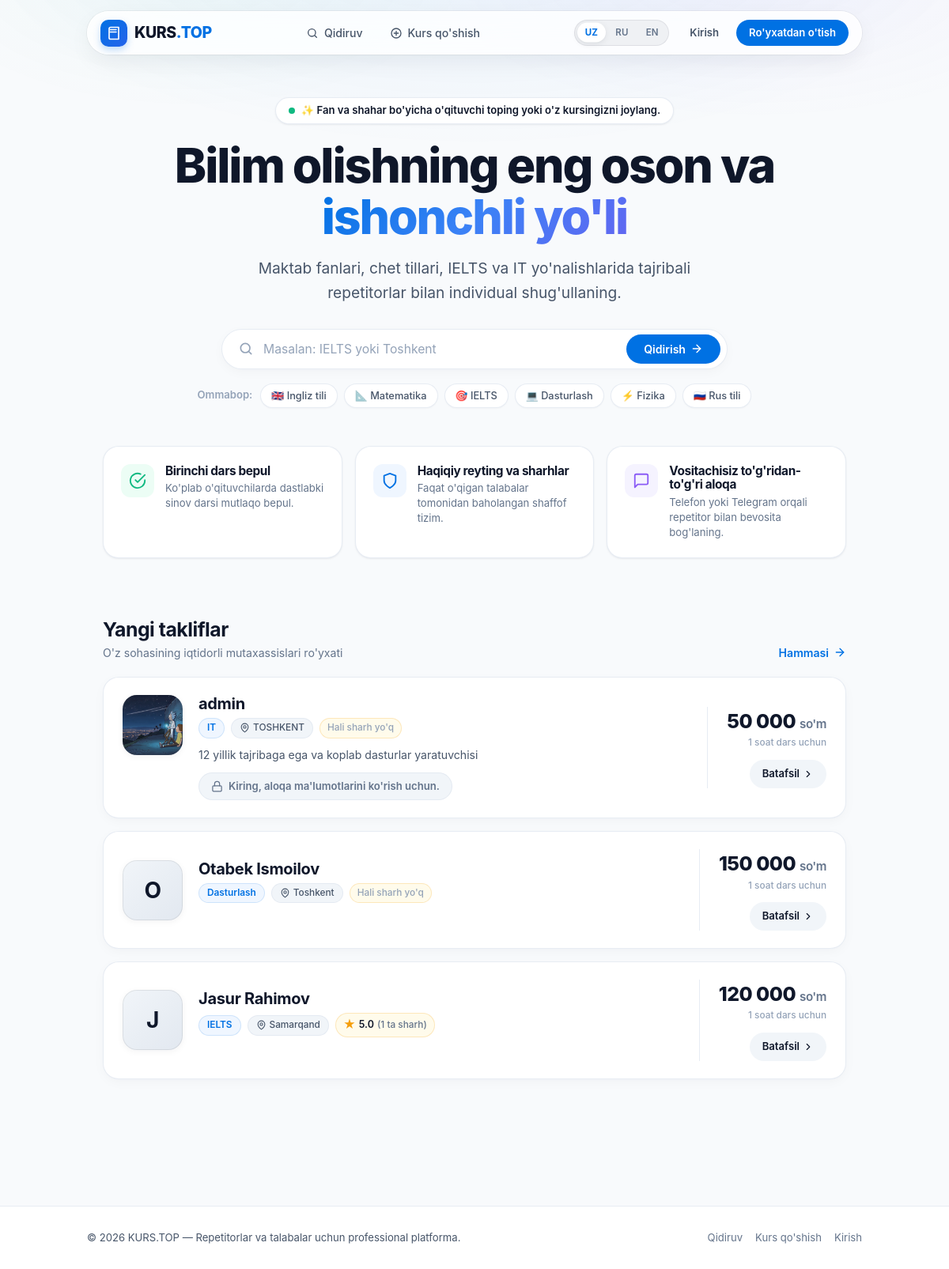
The app's page /, older data.
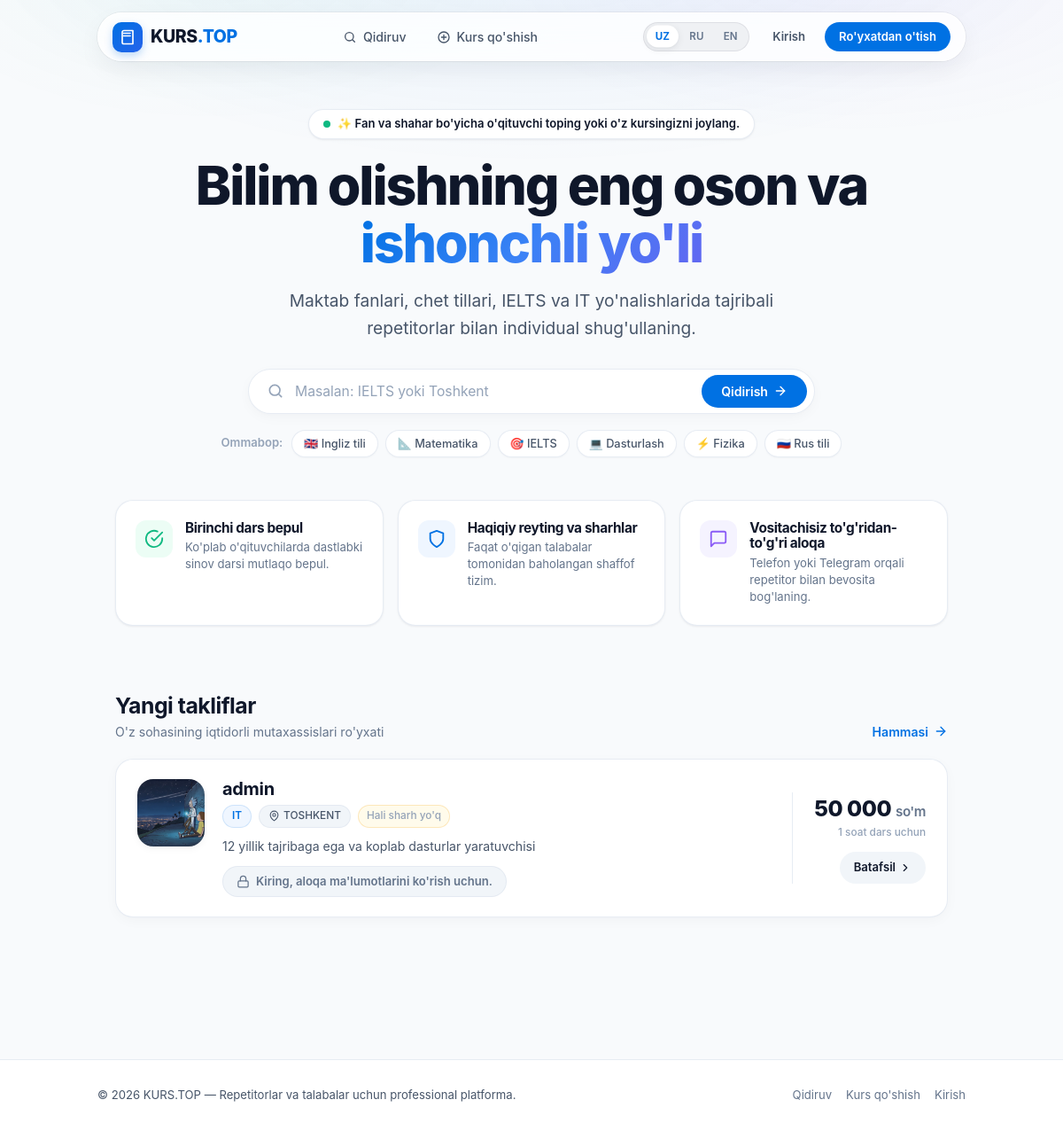
The same page, newer data.
### tables this page shows
CREATE TABLE tutors (
            id INTEGER PRIMARY KEY AUTOINCREMENT,
            ism TEXT NOT NULL,
            fan TEXT NOT NULL,
            shahar TEXT NOT NULL,
            narx INTEGER NOT NULL
        , user_id INTEGER, telefon TEXT, tavsif TEXT, rasm TEXT, telegram TEXT, bepul_dars INTEGER DEFAULT 0, korishlar INTEGER DEFAULT 0);

### app.py (the view)
@app.route("/")
def bosh():
    con = db()
    tutors = con.execute(REYTING_SQL + " ORDER BY t.id DESC LIMIT 3").fetchall()
    con.close()
    return render_template("bosh.html", tutors=tutors)

### app.py (called while the page is built)
@app.before_request
def har_bir_sorov_boshi():
    if not request.path.startswith("/static/"):
        if os.environ.get("VERCEL"):
            sync_db_from_blob()

def joriy_til():
    til_kodi = session.get("lang")
    return til_kodi if til_kodi in ("ru", "en") else "uz"

def tr(key, **kw):
    juft = TR.get(key)
    if juft is None:
        return key
    matn = juft[TILLAR.index(joriy_til())]
    return matn.format(**kw) if kw else matn

def db():
    con = sqlite3.connect(DB)
    con.row_factory = sqlite3.Row
    return con

def csrf_token():
    if "csrf" not in session:
        session["csrf"] = secrets.token_hex(16)
    return session["csrf"]

def is_admin():
    return session.get("login") in ADMINLAR

@app.before_request
def csrf_himoya():
    if request.method == "POST" and not csrf_ok():
        return tr("csrf_xato"), 400

@app.context_processor
def umumiy():
    return dict(
        user=session.get("user_ism"),
        user_id=session.get("user_id"),
        admin=is_admin(),
        csrf=csrf_token(),
        tr=tr,
        lang=joriy_til(),
        static_version=STATIC_VERSION,
    )

### templates/bosh.html (shortened to what this page needs)
{% extends "base.html" %}
{% block content %}
<section class="hero-section">
  <div class="hero-content">
    <div class="hero-badge">
      <span class="badge-pulse"></span>
      <span class="badge-text">✨ {{ tr('bosh_p') }}</span>
    </div>
    <h1 class="hero-title">
      Bilim olishning eng oson va <span class="gradient-text">ishonchli yo'li</span>
    </h1>
    <p class="hero-subtitle">
      Maktab fanlari, chet tillari, IELTS va IT yo'nalishlarida tajribali repetitorlar bilan individual shug'ullaning.
    </p>
    <form class="hero-search-box" action="/qidiruv" method="get">
      <div class="search-input-group">
        <svg class="search-svg" viewBox="0 0 24 24" fill="none" stroke="currentColor" stroke-width="2" stroke-linecap="round" stroke-linejoin="round">
          <circle cx="11" cy="11" r="7"/><path d="m20 20-3.5-3.5"/>
        </svg>
        <input type="text" name="q" placeholder="{{ tr('qid_ph') }}" autocomplete="off">
      </div>
      <button type="submit" class="hero-search-btn">
        <span>{{ tr('qidirish') }}</span>
        <svg viewBox="0 0 24 24" fill="none" stroke="currentColor" stroke-width="2" stroke-linecap="round" stroke-linejoin="round"><path d="M5 12h14"/><path d="m12 5 7 7-7 7"/></svg>
      </button>
    </form>
    <div class="quick-category-chips">
      <span class="chips-label">Ommabop:</span>
      <a href="/qidiruv?q=Ingliz+tili" class="chip">🇬🇧 Ingliz tili</a>
      <a href="/qidiruv?q=Matematika" class="chip">📐 Matematika</a>
      <a href="/qidiruv?q=IELTS" class="chip">🎯 IELTS</a>
      <a href="/qidiruv?q=Dasturlash" class="chip">💻 Dasturlash</a>
      <a href="/qidiruv?q=Fizika" class="chip">⚡ Fizika</a>
      <a href="/qidiruv?q=Rus+tili" class="chip">🇷🇺 Rus tili</a>
    </div>
  </div>
  <div class="hero-features-grid">
    <div class="feature-card">
      <div class="feature-icon icon-emerald">
        <svg viewBox="0 0 24 24" fill="none" stroke="currentColor" stroke-width="2" stroke-linecap="round" stroke-linejoin="round"><path d="M22 11.08V12a10 10 0 1 1-5.93-9.14"/><polyline points="22 4 12 14.01 9 11.01"/></svg>
      </div>
      <div class="feature-text">
        <h3>{{ tr('bepul_dars') }}</h3>
        <p>Ko'plab o'qituvchilarda dastlabki sinov darsi mutlaqo bepul.</p>
      </div>
    </div>
    <div class="feature-card">
      <div class="feature-icon icon-blue">
        <svg viewBox="0 0 24 24" fill="none" stroke="currentColor" stroke-width="2" stroke-linecap="round" stroke-linejoin="round"><path d="M12 22s8-4 8-10V5l-8-3-8 3v7c0 6 8 10 8 10z"/></svg>
      </div>
      <div class="feature-text">
        <h3>Haqiqiy reyting va sharhlar</h3>
        <p>Faqat o'qigan talabalar tomonidan baholangan shaffof tizim.</p>
      </div>
    </div>
    <div class="feature-card">
      <div class="feature-icon icon-purple">
        <svg viewBox="0 0 24 24" fill="none" stroke="currentColor" stroke-width="2" stroke-linecap="round" stroke-linejoin="round"><path d="M21 15a2 2 0 0 1-2 2H7l-4 4V5a2 2 0 0 1 2-2h14a2 2 0 0 1 2 2z"/></svg>
      </div>
      <div class="feature-text">
        <h3>Vositachisiz to'g'ridan-to'g'ri aloqa</h3>
        <p>Telefon yoki Telegram orqali repetitor bilan bevosita bog'laning.</p>
      </div>
    </div>
  </div>
</section>
<section class="tutors-section">
  <div class="section-header">
    <div>
      <h2 class="section-title">{{ tr('yangi_takliflar') }}</h2>
      <p class="section-sub">O'z sohasining iqtidorli mutaxassislari ro'yxati</p>
    </div>
    <a href="/qidiruv" class="link-arrow">
      <span>{{ tr('hammasi') }}</span>
      <svg viewBox="0 0 24 24" fill="none" stroke="currentColor" stroke-width="2" stroke-linecap="round" stroke-linejoin="round"><path d="M5 12h14"/><path d="m12 5 7 7-7 7"/></svg>
    </a>
  </div>
  <div class="cards-stack">
    {% for t in tutors %}
      {% include "karta.html" %}
    {% endfor %}
  </div>
</section>
{% endblock %}

### templates/karta.html (shortened to what this page needs)
<article class="apple-card">
  <div class="card-main">
    <a href="/repetitor/{{ t.id }}" class="avatar-wrap" aria-label="{{ t.ism }}">
      {% if t.rasm %}
        <img class="avatar-img" src="/static/uploads/{{ t.rasm }}" alt="{{ t.ism }}" loading="lazy">
      {% else %}
        <div class="avatar-fallback">{{ t.ism[:1]|upper }}</div>
      {% endif %}
    </a>
    <div class="card-body">
      <div class="card-header-line">
        <h3 class="tutor-name">
          <a href="/repetitor/{{ t.id }}">{{ t.ism }}</a>
        </h3>
      </div>
      <div class="badges-row">
        <span class="badge-subject">{{ t.fan }}</span>
        <span class="badge-city">
          <svg viewBox="0 0 24 24" fill="none" stroke="currentColor" stroke-width="2" stroke-linecap="round" stroke-linejoin="round"><path d="M20 10c0 6-8 12-8 12s-8-6-8-12a8 8 0 0 1 16 0Z"/><circle cx="12" cy="10" r="3"/></svg>
          {{ t.shahar }}
        </span>
        <div class="rating-badge">
          {% if t.sharh_soni %}
            <span class="star-icon">★</span>
            <span class="rating-val">{{ t.reyting }}</span>
            <span class="rating-count">({{ tr('sharh_n', n=t.sharh_soni) }})</span>
          {% else %}
            <span class="no-rating">{{ tr('hali_sharh_yoq') }}</span>
          {% endif %}
        </div>
      </div>
      {% if t.tavsif %}
        <p class="tutor-bio">{{ t.tavsif[:130] }}{% if t.tavsif|length > 130 %}...{% endif %}</p>
      {% endif %}
      {% if t.telefon or t.telegram %}
        <div class="card-contacts">
          {% if user %}
            {% if t.telefon %}
              <a class="btn-contact btn-phone" href="tel:{{ t.telefon }}">
                <svg viewBox="0 0 24 24" fill="none" stroke="currentColor" stroke-width="2" stroke-linecap="round" stroke-linejoin="round"><path d="M22 16.92v3a2 2 0 0 1-2.18 2 19.79 19.79 0 0 1-8.63-3.07 19.5 19.5 0 0 1-6-6 19.79 19.79 0 0 1-3.07-8.67A2 2 0 0 1 4.11 2h3a2 2 0 0 1 2 1.72 12.84 12.84 0 0 0 .7 2.81 2 2 0 0 1-.45 2.11L8.09 9.91a16 16 0 0 0 6 6l1.27-1.27a2 2 0 0 1 2.11-.45 12.84 12.84 0 0 0 2.81.7A2 2 0 0 1 22 16.92z"/></svg>
                <span>{{ t.telefon[:4] }} {{ t.telefon[4:6] }} {{ t.telefon[6:9] }} {{ t.telefon[9:11] }} {{ t.telefon[11:] }}</span>
              </a>
            {% endif %}
            {% if t.telegram %}
              <a class="btn-contact btn-tg" href="https://t.me/{{ t.telegram }}" target="_blank" rel="noopener">
                <svg viewBox="0 0 24 24" fill="currentColor"><path d="M12 2C6.48 2 2 6.48 2 12s4.48 10 10 10 10-4.48 10-10S17.52 2 12 2zm4.64 6.8c-.15 1.58-.8 5.42-1.13 7.19-.14.75-.42 1-.68 1.03-.58.05-1.02-.38-1.58-.75-.88-.58-1.38-.94-2.23-1.5-.99-.65-.35-1.01.22-1.59.15-.15 2.71-2.48 2.76-2.69a.2.2 0 00-.05-.18c-.06-.05-.14-.03-.21-.02-.09.02-1.49.95-4.22 2.79-.4.27-.76.41-1.08.4-.36-.01-1.04-.2-1.55-.37-.63-.2-1.12-.31-1.08-.66.02-.18.27-.36.75-.55 2.92-1.27 4.86-2.11 5.83-2.52 2.78-1.16 3.35-1.36 3.73-1.36.08 0 .27.02.39.12.1.08.13.19.14.27-.01.06.01.24 0 .38z"/></svg>
                <span>Telegram</span>
              </a>
            {% endif %}
          {% else %}
            <a href="/kirish" class="btn-contact btn-locked">
              <svg viewBox="0 0 24 24" fill="none" stroke="currentColor" stroke-width="2" stroke-linecap="round" stroke-linejoin="round"><rect x="3" y="11" width="18" height="11" rx="2" ry="2"/><path d="M7 11V7a5 5 0 0 1 10 0v4"/></svg>
              <span>{{ tr('kiring') }}{{ tr('aloqa_korish') }}</span>
            </a>
          {% endif %}
        </div>
      {% endif %}
    </div>
  </div>
  <div class="card-side">
    <div class="price-container">
      <div class="price-amount">{{ '{:,}'.format(t.narx).replace(',', ' ') }} <span class="currency">{{ tr('som') }}</span></div>
      <div class="price-label">{{ tr('soat') }} dars uchun</div>
    </div>
    <a href="/repetitor/{{ t.id }}" class="btn-view-details">
      <span>Batafsil</span>
      <svg viewBox="0 0 24 24" fill="none" stroke="currentColor" stroke-width="2" stroke-linecap="round" stroke-linejoin="round"><path d="m9 18 6-6-6-6"/></svg>
    </a>
  </div>
</article>

Row changes from the older to the newer data that the page shows:
removed tutors: ism "O", ism "Otabek Ismoilov", fan "Dasturlash", shahar "Toshkent", tr "Hali sharh yo'q", narx "150 000", tr "so'm", tr "1 soat"
removed tutors: ism "J", ism "Jasur Rahimov", fan "IELTS", shahar "Samarqand", reyting "5.0", tr "1 ta sharh", narx "120 000", tr "so'm", tr "1 soat"
